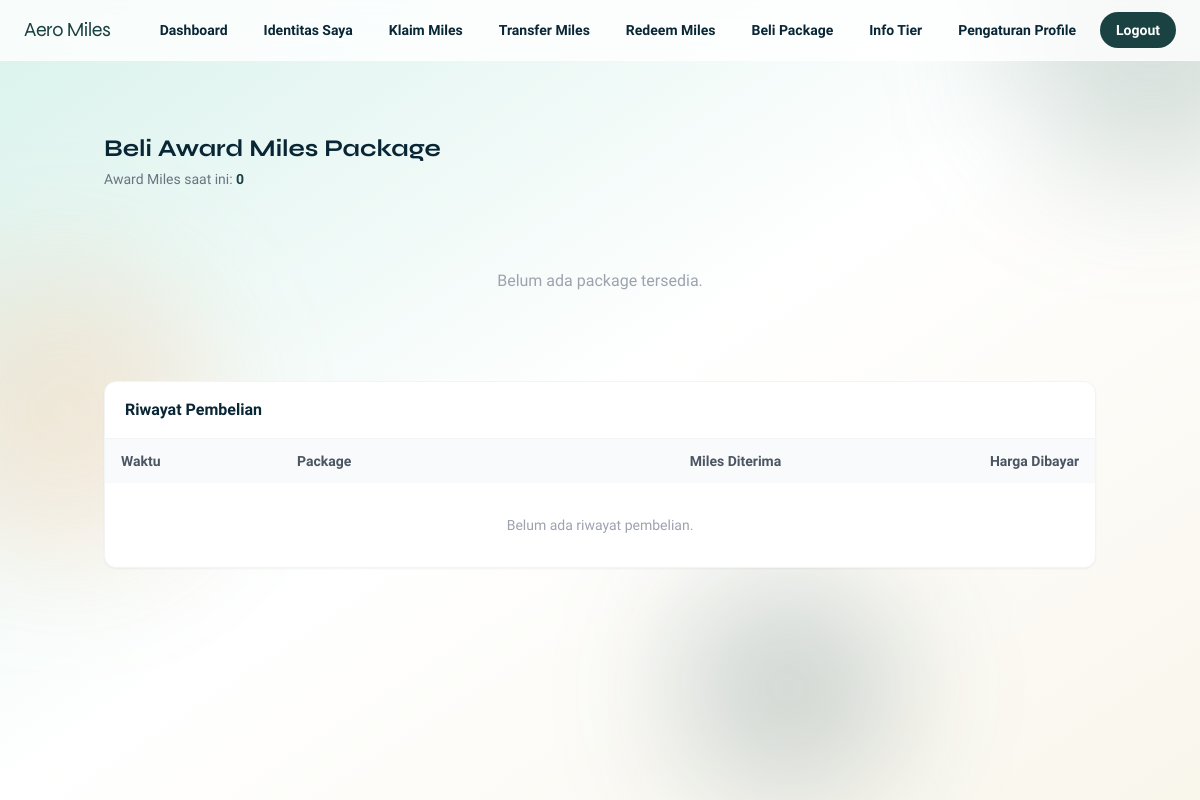
Before: /member/beli-package/ (signed in) with the older database file.
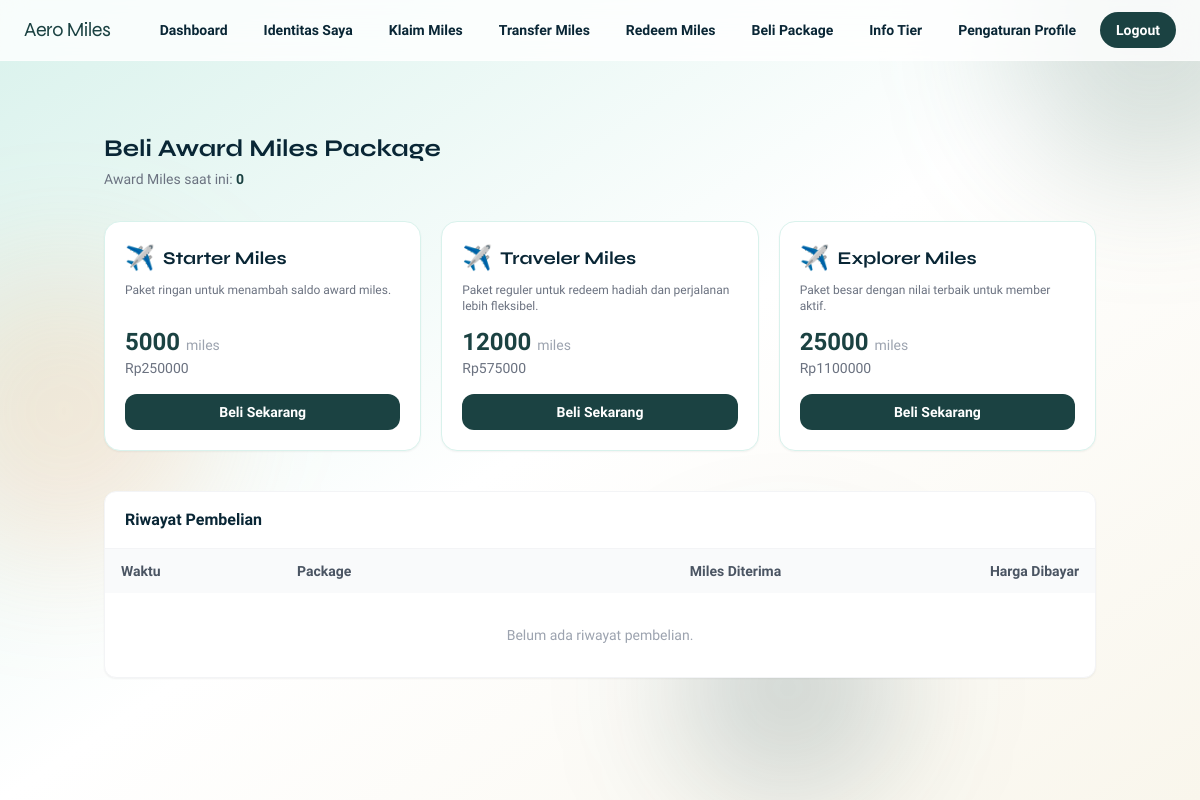
After: the same page with the newer database file.
### core/models.py (models this page shows, shortened)
class MemberProfile(models.Model):
    user = models.OneToOneField(User, on_delete=models.CASCADE, related_name="member_profile")
    nomor_member = models.CharField(max_length=20, unique=True)
    tier = models.CharField(max_length=20, default="Blue")
    tanggal_bergabung = models.DateField(default=timezone.localdate)
    total_miles = models.IntegerField(default=0)
    award_miles = models.IntegerField(default=0)

class AwardMilesPackage(models.Model):
    kode_package = models.CharField(max_length=20, primary_key=True)
    nama = models.CharField(max_length=100)
    deskripsi = models.TextField(blank=True, default="")
    miles = models.PositiveIntegerField()
    harga_idr = models.PositiveIntegerField()
    is_active = models.BooleanField(default=True)
    class Meta:
        ordering = ["miles", "kode_package"]

### core/views.py (the view, shortened to what this page needs)
# urls.py: path("member/beli-package/", views.member_package_view, name="member_package"),
@login_required
def member_package_view(request):
    if request.user.role != User.Role.MEMBER:
        messages.error(request, "Halaman ini khusus member.")
        return redirect("dashboard")
    packages = AwardMilesPackage.objects.filter(is_active=True)
    pembelian_list = PembelianPackage.objects.filter(member=request.user).select_related("package")
    member_profile = getattr(request.user, "member_profile", None)
    return render(request, "core/beli_package.html", {
        "packages": packages,
        "pembelian_list": pembelian_list,
        "member_profile": member_profile,
    })

### templates/core/beli_package.html (shortened to what this page needs)
{% extends "base.html" %}
{% block content %}
<div class="max-w-5xl mx-auto px-4 py-8 animate-rise">
  <h1 class="text-2xl font-display font-bold text-aero-ink mb-1">Beli Award Miles Package</h1>
  <p class="text-sm text-gray-500 mb-8">Award Miles saat ini: <span class="font-bold text-aero-steel">{{ member_profile.award_miles|default:0|floatformat:"0" }}</span></p>
  <div class="grid grid-cols-1 sm:grid-cols-2 lg:grid-cols-3 gap-5 mb-10">
    {% for pkg in packages %}
    <div class="bg-white rounded-2xl border border-aero-cloud shadow-sm p-5 flex flex-col">
      <div class="flex items-center gap-2 mb-2">
        <span class="text-2xl">✈️</span>
        <span class="font-display font-bold text-aero-ink text-lg">{{ pkg.nama }}</span>
      </div>
      <p class="text-xs text-gray-500 mb-3">{{ pkg.deskripsi }}</p>
      <div class="mt-auto">
        <div class="flex items-end justify-between mb-4">
          <div>
            <div class="text-2xl font-bold text-aero-steel">{{ pkg.miles|floatformat:"0" }} <span class="text-sm font-normal text-gray-400">miles</span></div>
            <div class="text-sm text-gray-500">Rp{{ pkg.harga_idr|floatformat:"0" }}</div>
          </div>
        </div>
        <form method="post">
          <button type="submit"
            class="w-full bg-aero-steel text-white py-2 rounded-xl text-sm font-semibold hover:bg-aero-ink transition"
            onclick="return confirm('Konfirmasi beli {{ pkg.nama }} seharga Rp{{ pkg.harga_idr|floatformat:'0' }}?')">
            Beli Sekarang
          </button>
        </form>
      </div>
    </div>
    {% empty %}
    <div class="col-span-3 text-center text-gray-400 py-12">Belum ada package tersedia.</div>
    {% endfor %}
  </div>
  <div class="bg-white rounded-xl shadow-sm border border-gray-100 overflow-x-auto">
    <div class="px-5 py-4 border-b border-gray-100">
      <h2 class="font-semibold text-aero-ink">Riwayat Pembelian</h2>
    </div>
    <table class="w-full text-sm">
      <thead class="bg-gray-50 text-gray-600">
        <tr>
          <th class="px-4 py-3 text-left">Waktu</th>
          <th class="px-4 py-3 text-left">Package</th>
          <th class="px-4 py-3 text-right">Miles Diterima</th>
          <th class="px-4 py-3 text-right">Harga Dibayar</th>
        </tr>
      </thead>
      <tbody class="divide-y divide-gray-100">
        {% for p in pembelian_list %}
        <tr class="hover:bg-gray-50">
          <td class="px-4 py-3 text-gray-500 text-xs">{{ p.timestamp|date:"Y-m-d H:i" }}</td>
          <td class="px-4 py-3 font-semibold">{{ p.package.nama }}</td>
          <td class="px-4 py-3 text-right font-semibold text-green-600">+{{ p.miles_diterima|floatformat:"0" }}</td>
          <td class="px-4 py-3 text-right text-gray-600">Rp{{ p.harga_dibayar|floatformat:"0" }}</td>
        </tr>
        {% empty %}
        <tr><td colspan="4" class="px-4 py-8 text-center text-gray-400">Belum ada riwayat pembelian.</td></tr>
        {% endfor %}
      </tbody>
    </table>
  </div>
</div>
{% endblock %}

### templates/base.html (shortened to what this page needs)
<!DOCTYPE html>
<html lang="id">
<head>
    <script src="https://cdn.tailwindcss.com"></script>
</head>
<body class="min-h-screen bg-gradient-to-br from-aero-cloud via-white to-[#F9F6EC] text-aero-ink font-sans">
    <div class="fixed inset-0 -z-10 overflow-hidden">
        <div class="absolute -top-28 -right-24 h-72 w-72 rounded-full bg-aero-mint/25 blur-3xl"></div>
        <div class="absolute bottom-0 right-1/4 h-56 w-56 rounded-full bg-aero-steel/20 blur-3xl"></div>
    </div>
    <nav class="sticky top-0 z-30 border-b border-white/40 bg-white/80 backdrop-blur-md">
        <div class="mx-auto flex max-w-7xl items-center justify-between px-4 py-3 md:px-6">
            <a href="{% url 'dashboard' %}" class="font-display text-xl tracking-tight text-aero-steel">Aero Miles</a>
            <div class="hidden flex-wrap items-center gap-3 text-sm font-semibold lg:flex">
                {% if user.is_authenticated %}
                    {% if user.role == 'member' %}
                        <a href="{% url 'dashboard' %}" class="rounded-full px-3 py-2 hover:bg-aero-cloud">Dashboard</a>
                        <a href="{% url 'member_identitas' %}" class="rounded-full px-3 py-2 hover:bg-aero-cloud">Identitas Saya</a>
                        <a href="{% url 'member_klaim' %}" class="rounded-full px-3 py-2 hover:bg-aero-cloud">Klaim Miles</a>
                        <a href="{% url 'member_transfer' %}" class="rounded-full px-3 py-2 hover:bg-aero-cloud">Transfer Miles</a>
                        <a href="{% url 'member_redeem' %}" class="rounded-full px-3 py-2 hover:bg-aero-cloud">Redeem Miles</a>
                        <a href="{% url 'member_package' %}" class="rounded-full px-3 py-2 hover:bg-aero-cloud">Beli Package</a>
                        <a href="{% url 'member_tier' %}" class="rounded-full px-3 py-2 hover:bg-aero-cloud">Info Tier</a>
                        <a href="{% url 'profile_settings' %}" class="rounded-full px-3 py-2 hover:bg-aero-cloud">Pengaturan Profile</a>
                        <a href="{% url 'logout' %}" class="rounded-full bg-aero-steel px-4 py-2 text-white hover:bg-aero-ink">Logout</a>
                    {% endif %}
                {% else %}
                    <a href="{% url 'auth_page' %}" class="rounded-full px-3 py-2 hover:bg-aero-cloud">Login</a>
                    <a href="{% url 'auth_page' %}?role=member" class="rounded-full bg-aero-steel px-4 py-2 text-white hover:bg-aero-ink">Registrasi</a>
                {% endif %}
            </div>
        </div>
    </nav>
    <main class="mx-auto w-full max-w-7xl px-4 py-8 md:px-6 md:py-10">
        {% block content %}{% endblock %}
    </main>
</body>
</html>

Changed rows visible on the page:
added AwardMilesPackage: nama "Starter Miles", deskripsi "Paket ringan untuk menambah saldo award miles.", miles "5000", harga_idr "250000"
added AwardMilesPackage: nama "Traveler Miles", deskripsi "Paket reguler untuk redeem hadiah dan perjalanan lebih fleksibel.", miles "12000", harga_idr "575000"
added AwardMilesPackage: nama "Explorer Miles", deskripsi "Paket besar dengan nilai terbaik untuk member aktif.", miles "25000", harga_idr "1100000"
Other visible differences:
text no longer shown: "Belum ada package tersedia."
